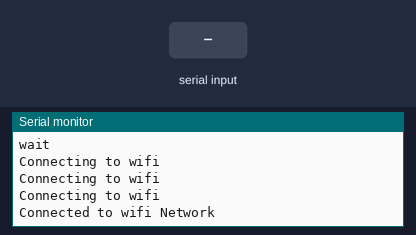
Recording of a sketch running on a simulated ESP32. Parts: the last lines printed to the serial monitor. The test bench sets the inputs (shaded band). WiFi joins after 1.5 s; servers stay silent unless stated; EEPROM starts erased.

Above: at 7.3 s.
7.4 s: "time\n" received over Serial
At 8.3 s:
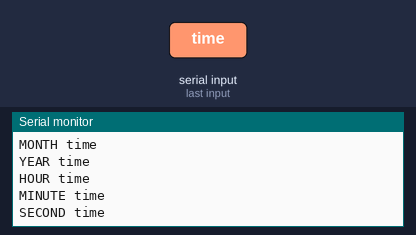
8.9 s: ":\n" received over Serial
At 9.4 s:
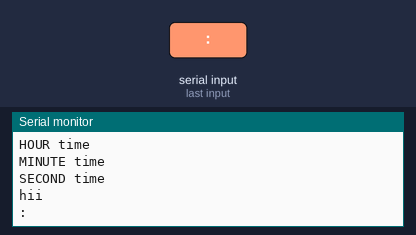
10.4 s: "wifi\n" received over Serial
At 11.6 s:
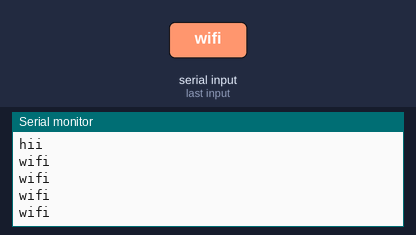
11.9 s: "1\n" received over Serial
At 12.9 s:
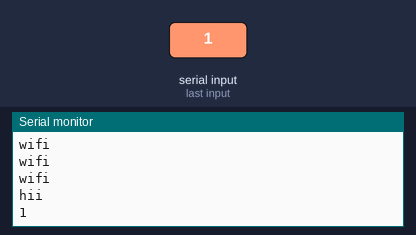

Measured:
- after the input at 7.4 s, the serial monitor: prints a new line at once (image 1)
- after the input at 8.9 s, the serial monitor: prints a new line at once (image 2)
- after the input at 10.4 s, the serial monitor: prints a new line at once (image 3)
- after the input at 11.9 s, the serial monitor: prints a new line at once (image 4)

The sketch:

Connecting_ESP32_with_the_mobile_hotspots.ino
```cpp
int interval = 10000;
#include "EEPROM.h"
#include<WiFi.h>
String ssid;
String password;
void setup() {
  // put your setup code here, to run once:
  Serial.begin(115200);
  EEPROM.begin(512);
  ssid = EEPROM.readString(0);
  password = EEPROM.readString(50);

}

void loop() {
   if (WiFi.status() != WL_CONNECTED) {
    while(millis()<=5000){
      Serial.println("wait");
      delay(100);
    }
    Serial.println(ssid);
    Serial.println(password);
    WiFi.begin(ssid.c_str(), password.c_str());


    while (WiFi.status() != WL_CONNECTED and millis() <= interval+5000) {
      delay(500);
      Serial.println("Connecting to wifi");
    }
    if (WiFi.status() == WL_CONNECTED) {
      Serial.println("\nConnected to wifi Network");
    }
  }

  handleSerial();
}

void handleSerial() {
  if (Serial.available()) {
    Serial.println("hii");
    String s = Serial.readStringUntil('\n');
    Serial.println(s);
    if (s.startsWith("time")) {
      s.remove(0, s.indexOf(':') + 1);
      Serial.println(s);
      String st[6] = {"DAY ", "MONTH ", "YEAR ", "HOUR ", "MINUTE ", "SECOND "};  // wifi:Redmi 9 Power:12345678
      for (int i = 0; i < 6; i++) {
        int index = s.indexOf(":");
        String p =  s.substring(0, index);
        s.remove(0, s.indexOf(':') + 1);
        Serial.print(st[i]);
        Serial.println(p);
      }
    }
    else if (s.startsWith("wifi")) {
      s.remove(0, s.indexOf(':') + 1);
      Serial.println(s);
      int index = s.indexOf(":");
      ssid = s.substring(0, index);
      password = s.substring(index + 1);
      Serial.println(ssid);
      Serial.println(password);
      EEPROM.writeString(0, ssid);
      EEPROM.writeString(50, password);
      EEPROM.commit();


    }
  }
}
```
